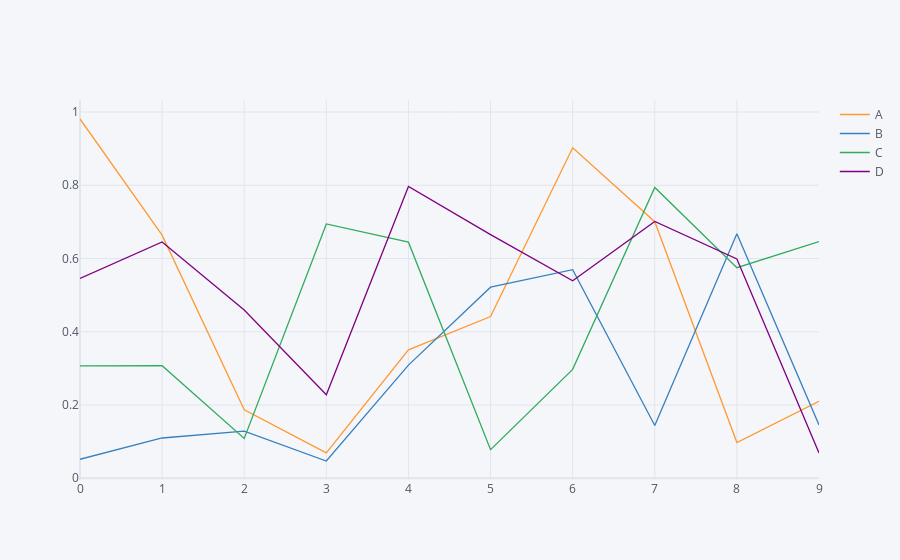

Notebook code cell kept with this figure:
### Markdown cell above
## 1-5-3 scatter chart, mode = lines

### Code cell
df.iplot(kind='scatter', mode = 'lines')

### Figure 1 — Plotly figure (JSON) as saved in the notebook; plotly's stock layout.template omitted (floating-point values rounded to 4 significant figures)
{"data": [{"line": {"color": "rgba(255, 153, 51, 1.0)", "dash": "solid", "shape": "linear", "width": 1.3}, "mode": "lines", "name": "A", "text": "", "type": "scatter", "x": [0, 1, 2, 3, 4, 5, 6, 7, 8, 9], "y": [0.981, 0.6638, 0.1871, 0.06945, 0.3505, 0.4416, 0.9026, 0.7005, 0.09772, 0.2103]}, {"line": {"color": "rgba(55, 128, 191, 1.0)", "dash": "solid", "shape": "linear", "width": 1.3}, "mode": "lines", "name": "B", "text": "", "type": "scatter", "x": [0, 1, 2, 3, 4, 5, 6, 7, 8, 9], "y": [0.05183, 0.11, 0.1286, 0.04713, 0.309, 0.5217, 0.5696, 0.1439, 0.6674, 0.1457]}, {"line": {"color": "rgba(50, 171, 96, 1.0)", "dash": "solid", "shape": "linear", "width": 1.3}, "mode": "lines", "name": "C", "text": "", "type": "scatter", "x": [0, 1, 2, 3, 4, 5, 6, 7, 8, 9], "y": [0.3071, 0.3074, 0.1086, 0.6944, 0.6446, 0.07817, 0.2973, 0.794, 0.575, 0.6464]}, {"line": {"color": "rgba(128, 0, 128, 1.0)", "dash": "solid", "shape": "linear", "width": 1.3}, "mode": "lines", "name": "D", "text": "", "type": "scatter", "x": [0, 1, 2, 3, 4, 5, 6, 7, 8, 9], "y": [0.5455, 0.6453, 0.4596, 0.2281, 0.7968, 0.6651, 0.5393, 0.7012, 0.599, 0.06916]}], "layout": {"legend": {"bgcolor": "#F5F6F9", "font": {"color": "#4D5663"}}, "paper_bgcolor": "#F5F6F9", "plot_bgcolor": "#F5F6F9", "title": {"font": {"color": "#4D5663"}}, "xaxis": {"gridcolor": "#E1E5ED", "showgrid": true, "tickfont": {"color": "#4D5663"}, "title": {"font": {"color": "#4D5663"}, "text": ""}, "zerolinecolor": "#E1E5ED"}, "yaxis": {"gridcolor": "#E1E5ED", "showgrid": true, "tickfont": {"color": "#4D5663"}, "title": {"font": {"color": "#4D5663"}, "text": ""}, "zerolinecolor": "#E1E5ED"}}}
